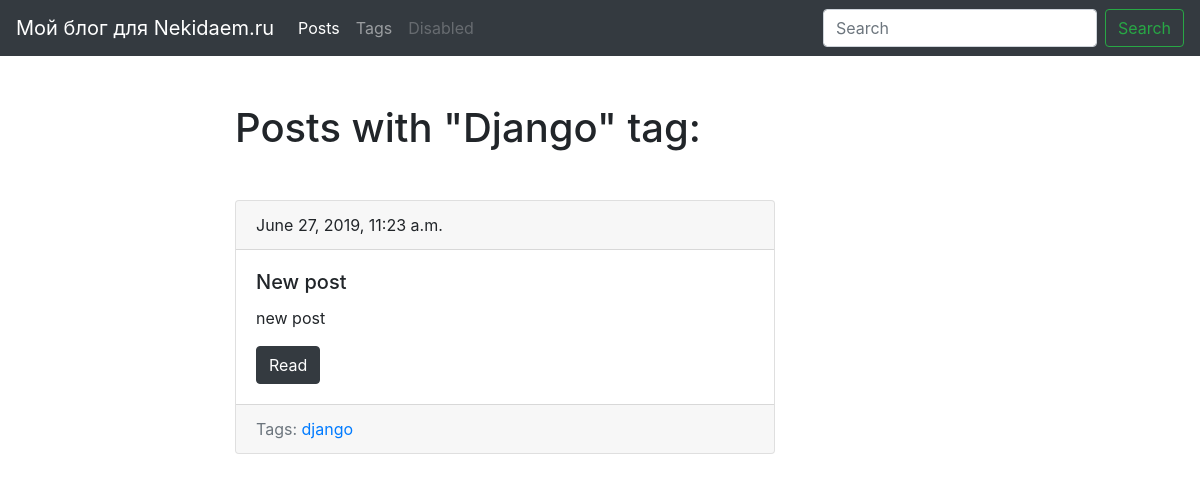
/blog/tag/django, run on the app's committed database.
### blog/models.py (models this page shows, shortened)
class Tag(models.Model):
    title = models.CharField(max_length=50)
    slug = models.SlugField(max_length=50, unique=True)
    def get_absolute_url(self):
        return reverse('tag_detail_url', kwargs={'slug': self.slug})

class Post(models.Model):
    title = models.CharField(max_length=150, db_index=True)
    slug = models.SlugField(max_length=150, unique=True)
    body = models.TextField(blank=True, db_index=True)
    date_pub = models.DateTimeField(auto_now_add=True)
    tags = models.ManyToManyField('Tag', blank=True, related_name='posts')
    def get_absolute_url(self):
        return reverse('post_detail_url', kwargs={'slug': self.slug})

### blog/views.py (the view)
# urls.py: path('tag/<str:slug>', TagDetail.as_view(), name='tag_detail_url')
class TagDetail(ObjectDetailMixin, View):
    model = Tag
    template = 'blog/tag_detail.html'

### blog/utils.py (called while the page is built)
    def get(self, request, slug):
        obj = get_object_or_404(self.model, slug__iexact=slug)
        return render(request, self.template, context={self.model.__name__.lower(): obj})

### blog/templates/blog/tag_detail.html (shortened to what this page needs)
{% extends 'blog/base_blog.html' %}
{% block content %}
    <h1 class="mb-5">
        Posts with "{{tag.title|title}}" tag:
    </h1>
    {% for post in tag.posts.all %}
         {% include 'blog/includes/post_card_template.html' %}
    {% endfor %}
{% endblock %}

### blog/templates/blog/includes/post_card_template.html
<div class="card mb-4">
    <div class="card-header">
        {{ post.date_pub }}
    </div>
    <div class="card-body">
        <h5 class="card-title">{{ post.title }}</h5>
        <p class="card-text">{{ post.body|truncatewords:15 }}</p>
        <a href="{{ post.get_absolute_url }}" class="btn btn-dark">Read</a>
    </div>
    <div class="card-footer text-muted">
    Tags:
        {% for tag in post.tags.all %}
            <a href="{{ tag.get_absolute_url }}"> {{ tag.title }} </a>
        {% endfor %}
    </div>
</div>

### data on the page
Tag: title "Django", title "django"
Post: date_pub "June 27, 2019, 11:23 a.m.", title "New post", body "new post"
